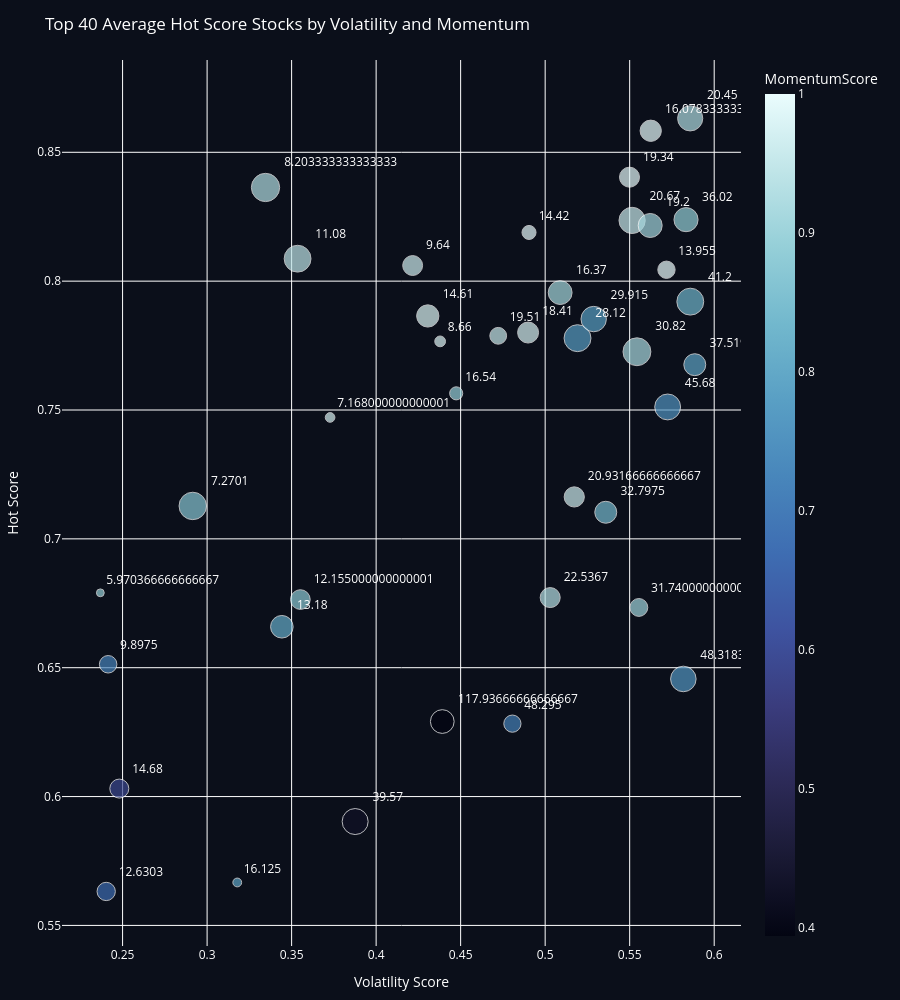

Notebook code cell kept with this figure:
### Code cell
avg_volatility = avg_df.sort_values("VolatilityScore", ascending=True).head(40)


fig = px.scatter(
    avg_volatility,
    x="VolatilityScore",
    y="HotScore",
    size="TrendScore",
    color="MomentumScore",
    text="regularMarketPrice",
    #hover_data=["regularMarketPrice"], 
    hover_name="symbol",
    title="Top 40 Average Hot Score Stocks by Volatility and Momentum",
    color_continuous_scale="ice",
)

fig.update_traces(textposition="top right", marker=dict(line=dict(width=1, color="white")))

fig.update_layout(
    title="Top 40 Average Hot Score Stocks by Volatility and Momentum", 
    xaxis_title="Volatility Score",
    yaxis_title="Hot Score",    
    plot_bgcolor="#0b0f1a",
    paper_bgcolor="#0b0f1a",
    font_color="white",
    height=1000,
    margin=dict(l=40, r=40, t=60, b=40)
)

fig.show()

chart_path = os.path.join(OUTPUT_AVERAGES, "scatter_volatility_score.html")
fig.write_html(chart_path, include_plotlyjs="cdn")

### Figure 1 — Plotly figure (JSON) as saved in the notebook; plotly's stock layout.template omitted (floating-point values rounded to 4 significant figures)
{"data": [{"hovertemplate": "<b>%{hovertext}</b><br><br>VolatilityScore=%{x}<br>HotScore=%{y}<br>TrendScore=%{marker.size}<br>regularMarketPrice=%{text}<br>MomentumScore=%{marker.color}<extra></extra>", "hovertext": ["KEEL", "SVM", "MBLY", "SAIL", "EMAT", "AAL", "PLBL", "GRND", "RGC", "KD", "EOSE", "IX", "OCUL", "PAYP", "FRMI", "SATS", "HL", "ZETA", "APLD", "WAY", "RUN", "XE", "TRVI", "BBWI", "CAAP", "SKE", "TXG", "ADPT", "AYA", "LBRDA", "HIMS", "DYN", "LION", "XNDU", "LAZ", "STEP", "MUR", "PTRN", "ASTH", "AGI"], "legendgroup": "", "marker": {"color": [0.8899, 0.6667, 0.717, 0.5891, 0.8694, 0.7907, 0.9256, 0.8072, 0.9419, 0.8772, 0.9712, 0.4264, 0.9615, 0.9798, 0.9822, 0.3938, 0.8923, 0.9545, 0.7132, 0.9722, 0.9915, 0.9313, 0.9112, 0.9593, 0.7775, 0.7799, 0.8425, 0.9894, 0.9545, 0.9167, 0.9025, 0.9083, 0.9948, 1.0, 0.7528, 0.7601, 0.8889, 0.9231, 0.8308, 0.7895], "coloraxis": "coloraxis", "line": {"color": "white", "width": 1}, "size": [0.074, 0.4031, 0.368, 0.4341, 0.9055, 0.09302, 0.9616, 0.6134, 0.8662, 0.4651, 0.1123, 0.814, 0.4763, 0.596, 0.1391, 0.677, 0.2057, 0.3384, 0.3566, 0.5278, 0.2378, 0.4814, 0.6834, 0.4902, 0.8708, 0.7751, 0.5808, 0.482, 0.8278, 0.9343, 0.3833, 0.6923, 0.5428, 0.3612, 0.8055, 0.7838, 0.6995, 0.7604, 0.8712, 0.5789], "sizemode": "area", "sizeref": 0.002404, "symbol": "circle"}, "mode": "markers+text", "name": "", "orientation": "v", "showlegend": false, "text": [5.97, 12.63, 9.898, 14.68, 7.27, 16.12, 8.203, 13.18, 11.08, 12.16, 7.168, 39.57, 9.64, 14.61, 8.66, 117.9, 16.54, 19.51, 48.3, 18.41, 14.42, 22.54, 16.37, 20.93, 28.12, 29.91, 32.8, 19.34, 20.67, 30.82, 31.74, 19.2, 16.08, 13.96, 45.68, 48.32, 36.02, 20.45, 41.2, 37.52], "textposition": "top right", "type": "scatter", "x": [0.2368, 0.2403, 0.2415, 0.2481, 0.2915, 0.3178, 0.3346, 0.3442, 0.3535, 0.3552, 0.3728, 0.3876, 0.4216, 0.4306, 0.4379, 0.4391, 0.4474, 0.4722, 0.4806, 0.4899, 0.4904, 0.503, 0.5089, 0.5172, 0.5191, 0.5287, 0.5359, 0.5499, 0.5514, 0.5543, 0.5554, 0.5621, 0.5625, 0.5718, 0.5725, 0.5817, 0.5833, 0.5858, 0.5859, 0.5885], "xaxis": "x", "y": [0.6791, 0.5632, 0.6513, 0.6031, 0.7128, 0.5667, 0.8364, 0.6659, 0.8087, 0.6764, 0.7471, 0.5903, 0.8061, 0.7865, 0.7766, 0.6291, 0.7565, 0.7788, 0.6283, 0.7801, 0.8189, 0.6772, 0.7956, 0.7163, 0.7779, 0.7853, 0.7103, 0.8403, 0.8236, 0.7726, 0.6734, 0.8216, 0.8584, 0.8044, 0.7512, 0.6456, 0.8239, 0.8632, 0.792, 0.7676], "yaxis": "y"}], "layout": {"coloraxis": {"autocolorscale": false, "colorbar": {"title": {"text": "MomentumScore"}}, "colorscale": [[0, "rgb(3, 5, 18)"], [0.09091, "rgb(25, 25, 51)"], [0.1818, "rgb(44, 42, 87)"], [0.2727, "rgb(58, 60, 125)"], [0.3636, "rgb(62, 83, 160)"], [0.4545, "rgb(62, 109, 178)"], [0.5455, "rgb(72, 134, 187)"], [0.6364, "rgb(89, 159, 196)"], [0.7273, "rgb(114, 184, 205)"], [0.8182, "rgb(149, 207, 216)"], [0.9091, "rgb(192, 229, 232)"], [1, "rgb(234, 252, 253)"]]}, "font": {"color": "white"}, "height": 1000, "legend": {"itemsizing": "constant", "tracegroupgap": 0}, "margin": {"b": 40, "l": 40, "r": 40, "t": 60}, "paper_bgcolor": "#0b0f1a", "plot_bgcolor": "#0b0f1a", "title": {"text": "Top 40 Average Hot Score Stocks by Volatility and Momentum"}, "xaxis": {"anchor": "y", "domain": [0, 1], "title": {"text": "Volatility Score"}}, "yaxis": {"anchor": "x", "domain": [0, 1], "title": {"text": "Hot Score"}}}}
